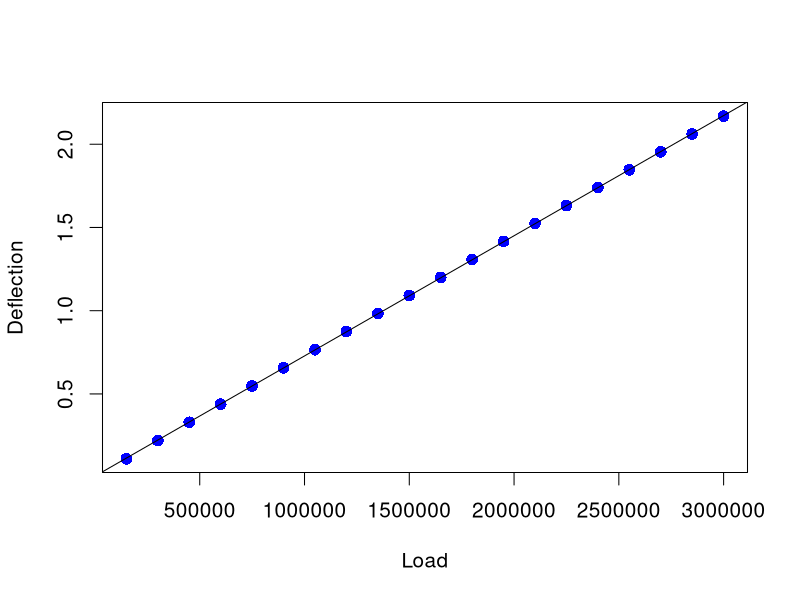
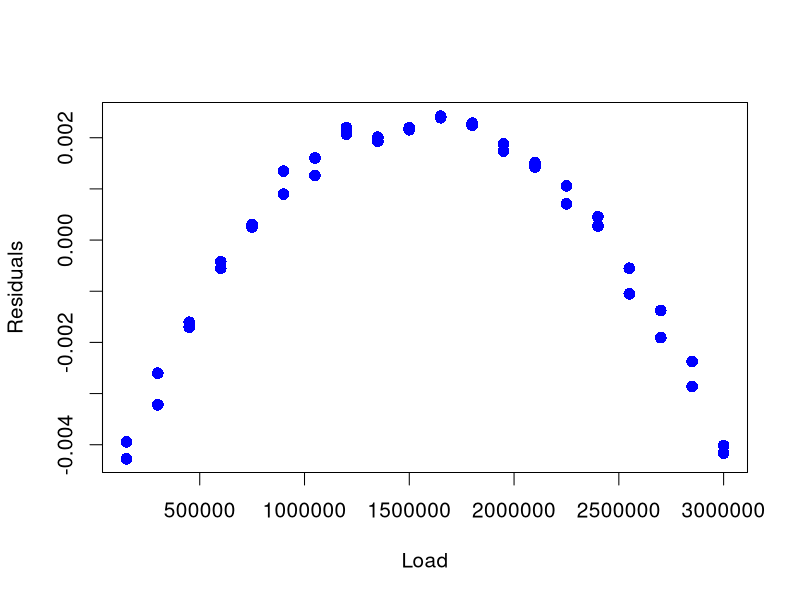
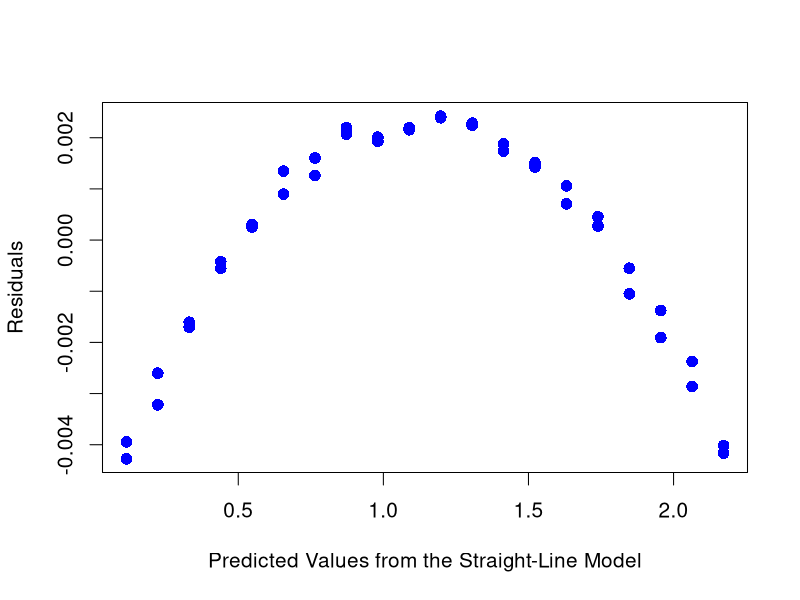
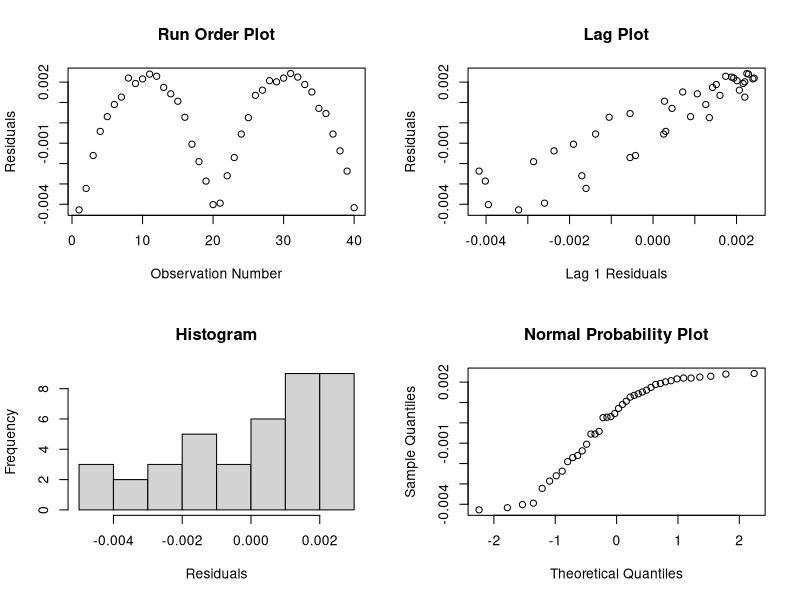

Recreate these plots in R, in order. (Note: this script raises an error after producing the figures.)
#R commands and output:
        
        ## Load cell calibration case study
        
        ## Create vector with dependent variable, deflection
deflection = c(0.11019, 0.21956, 0.32949, 0.43899, 0.54803, 0.65694,
                       0.76562, 0.87487, 0.98292, 1.09146, 1.20001, 1.30822,
                       1.41599, 1.52399, 1.63194, 1.73947, 1.84646, 1.95392,
                       2.06128, 2.16844, 0.11052, 0.22018, 0.32939, 0.43886,
                       0.54798, 0.65739, 0.76596, 0.87474, 0.98300, 1.09150,
                       1.20004, 1.30818, 1.41613, 1.52408, 1.63159, 1.73965,
                       1.84696, 1.95445, 2.06177, 2.16829)

## Create vector with independent variable, load
load = c(150000, 300000, 450000, 600000, 750000, 900000, 1050000,
         1200000, 1350000, 1500000, 1650000, 1800000, 1950000,
         2100000, 2250000, 2400000, 2550000, 2700000, 2850000,
         3000000, 150000, 300000, 450000, 600000, 750000, 900000,
         1050000, 1200000, 1350000, 1500000, 1650000, 1800000,
         1950000, 2100000, 2250000, 2400000, 2550000, 2700000,
         2850000, 3000000)

## Determine the number of observations
len = length(load)

## Generate regression analysis results
out = lm(deflection~load)
summary(out)

# > Call:
        # > lm(formula = deflection ~ load)
# >
        # > Residuals:
        # >        Min         1Q     Median         3Q        Max 
# > -0.0042751 -0.0016308  0.0005818  0.0018932  0.0024211 
# >
        # > Coefficients:
        # >              Estimate Std. Error  t value Pr(# >|t|)    
# > (Intercept) 6.150e-03  7.132e-04    8.623 1.77e-10 ***
        # > load        7.221e-07  3.969e-10 1819.289  < 2e-16 ***
        # > ---
        # > Signif. codes:  0 '***' 0.001 '**' 0.01 '*' 0.05 '.' 0.1 ' ' 1 
# >
        # > Residual standard error: 0.002171 on 38 degrees of freedom
# > Multiple R-Squared:     1,      Adjusted R-squared:     1 
# > F-statistic:  3.31e+06 on 1 and 38 DF,  p-value: < 2.2e-16 

## Plot data overlaid with estimated regression function
par(mfrow=c(1,1),cex=1.25)
plot(load,deflection,xlab="Load",ylab="Deflection",
     pch=16, cex=1.25, col="blue" )
abline(reg=out)

## Plot residuals versus the independent variable, load
par(mfrow=c(1,1),cex=1.25)
plot(load,out$residuals, xlab="Load", ylab="Residuals",
     pch=16, cex=1.25, col="blue")

## Plot residual versus predicted values
par(mfrow=c(1,1),cex=1.25)
plot(out$fitted.values,out$residuals, 
     xlab="Predicted Values from the Straight-Line Model", 
     ylab="Residuals", pch=16, cex=1.25, col="blue")

## 4-Plot of residuals
par(mfrow=c(2,2))
plot(out$residuals,ylab="Residuals",xlab="Observation Number",
     main="Run Order Plot")
plot(out$residuals[2:len],out$residuals[1:len-1],ylab="Residuals",
     xlab="Lag 1 Residuals",main="Lag Plot")
hist(out$residuals,ylab="Frequency",xlab="Residuals",main="Histogram")
qqnorm(out$residuals,main="Normal Probability Plot")
par(mfrow=c(1,1))

## Perform lack-of-fit test
lof = lm(deflection~factor(load))

## Print results.
anova(out,lof)

# > Analysis of Variance Table
# > 
        # > Model 1: deflection ~ load
# > Model 2: deflection ~ factor(load)
# >   Res.Df        RSS Df  Sum of Sq      F    Pr(# >F)    
# > 1     38 1.7915e-04                                   
# > 2     20 9.2200e-07 18 1.7823e-04 214.75 < 2.2e-16 ***
        # > ---
        # > Signif. codes:  0 '***' 0.001 '**' 0.01 '*' 0.05 '.' 0.1 ' ' 1 

## Create variable with squared load
load2 = load*load

## Fit quadratic model
outq = lm(deflection~load + load2)
qq = summary(outq)
qq

Call:
        # # >lm(formula = deflection ~ load + load2)
# >
        # # >Residuals:
        # # >       Min         1Q     Median         3Q        Max 
# # >-4.468e-04 -1.578e-04  3.817e-05  1.088e-04  4.235e-04 
# >
        # # >Coefficients:
        # >               Estimate Std. Error t value Pr(# >|t|)    
# > (Intercept)  6.736e-04  1.079e-04    6.24 2.97e-07 ***
        # > load         7.321e-07  1.578e-10 4638.65  < 2e-16 ***
        # > load2       -3.161e-15  4.867e-17  -64.95  < 2e-16 ***
        # > ---
        # > Signif. codes:  0 '***' 0.001 '**' 0.01 '*' 0.05 '.' 0.1 ' ' 1 
# >
        # > Residual standard error: 0.0002052 on 37 degrees of freedom
# > Multiple R-Squared:     1,      Adjusted R-squared:     1 
# > F-statistic:  1.853e+08 on 2 and 37 DF,  p-value: < 2.2e-16

## Sort data for plotting
upred = deflection - outq$resid
udfout = data.frame(upred,load)
udfout = udfout[order(load),]

## Plot data overlaid with estimated regression function
par(mfrow=c(1,1),cex=1.25)
plot(load,deflection,xlab="Load",ylab="Deflection",
     pch=16, cex=1.25, col="blue")
lines(udfout$load,udfout$upred)

## Plot residuals versus independent variable, load
par(mfrow=c(1,1),cex=1.25)
plot(load,outq$residuals,xlab="Load",ylab="Residuals",
     pch=16, cex=1.25, col="blue")

## Plot residuals versus predicted deflection
par(mfrow=c(1,1),cex=1.25)
plot(outq$fitted.values,outq$residuals,
     ylab="Residuals",xlab="Predicted Values from Quadratic Model",
     pch=16, cex=1.25, col="blue")

## 4-Plot of residuals
par(mfrow=c(2,2))
plot(outq$residuals,ylab="Residuals",xlab="Observation Number",
     main="Run Order Plot")
plot(outq$residuals[2:len],outq$residuals[1:len-1],ylab="Residuals",
     xlab="Lag 1 Residuals",main="Lag Plot")
hist(outq$residuals,ylab="Frequency",xlab="Residuals",main="Histogram")
qqnorm(outq$residuals,main="Normal Probability Plot")
par(mfrow=c(1,1))

## Perform lack-of-fit test
lof = lm(deflection~factor(load))

## Print results.
anova(outq,lof)

# > Analysis of Variance Table
# >
# > Model 1: deflection ~ load + load2
# > Model 2: deflection ~ factor(load)
# >   Res.Df        RSS Df  Sum of Sq      F Pr(# >F)
# > 1     37 1.5576e-06                            
# > 2     20 9.2215e-07 17 6.3547e-07 0.8107 0.6662

## Solve the regression function for Load
nd = 1.239722
tval = qt(.975,outq$df.residual)
f = function(load) {outq$coef%*%c(1,load,load^2)-nd}
nl = uniroot(f,c(min(load),max(load)))$root
nl

# > [1] 1705106

## Plot regression line and desired calibration point
par(mfrow=c(1,1),cex=1.25,srt=0)
plot(load,deflection,ylab="Deflection",xlab="Load",
     pch=16, cex=1.25, col="blue")
abline(h=nd)
text(750000,1.3,"Deflection = 1.239722")
abline(v=nl)
par(srt=-90)
text(1800000,.7,"Load = ???")

## Compute confidence interval for calibration value 
## Create function to calculate the upper lmit
lo = function(load){
        rsdm = sqrt(1 + c(1,load,load^2)%*%qq$cov.unscaled%*%c(1,load,load^2))
        f(load) + tval*qq$sigma*rsdm
}

## Create function to calculate the lower limit
up = function(load){
        rsdm = sqrt(1 + c(1,load,load^2)%*%qq$cov.unscaled%*%c(1,load,load^2))
        f(load) - tval*qq$sigma*rsdm
}

## Use the two functions to find the roots
local = uniroot(lo,lower=min(load),upper=max(load))
local$root

# > [1] 1704513

upcal = uniroot(up,lower=min(load),upper=max(load))
upcal$root

# > [1] 1705698

